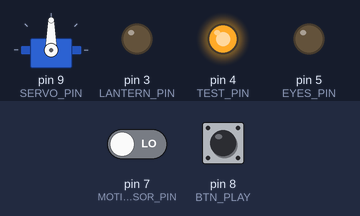
The sketch below on a simulated Arduino Uno, built with avr-gcc and run on an emulated ATmega328P. Shown: servo, output pins drawn as LEDs (lit = HIGH). Inputs (shaded band) come from the test bench; at power-on: pin 7 (MOTION_SENSOR_PIN) LOW, pin 8 (BTN_PLAY) LOW.

Above: at 16.11 s.
At 17.7 s:
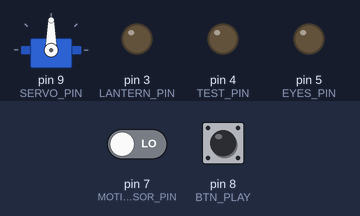
Timing chart, 0 to 19.7 s (numbered marks = the images above):
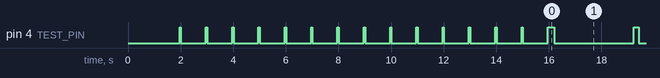

The sketch:

HelloWitch.ino
```cpp
#include "fade.h"
#include "MP3Player.h"
#include "BlinkLed.h"
#include "ServoController.h"

//Pins

#define LANTERN_PIN 3
#define TEST_PIN 4
#define EYES_PIN 5

#define MOTION_SENSOR_PIN  7


#define BTN_PLAY 8

#define MP3_RX 10
#define MP3_TX 11
#define SERVO_PIN 9

// seconds
int MOVING_TIME = 20;
int SLEEPING_TIME = 30;
int SOUND_TIME = 4;

unsigned long move_start_ms;
unsigned long blink_start_ms;

int state = 0;
int mp3State = 0;

//Classes
FadeLED* eyesFade;
FadeLED* lanternFade;
BlinkLED* testBlink;
ServoController* servo;

MP3Player* mp3Plyer;

void setup() {
  //Serial.begin(9600);

  eyesFade = new FadeLED(EYES_PIN,0.5);
  lanternFade = new FadeLED(LANTERN_PIN,2.0);
  testBlink = new BlinkLED(TEST_PIN, 3000, 200);
  servo = new ServoController(SERVO_PIN);

  pinMode(BTN_PLAY, INPUT);
  pinMode(TEST_PIN, OUTPUT);
  pinMode(MOTION_SENSOR_PIN, INPUT);

  digitalWrite(TEST_PIN, LOW);

  mp3Plyer = new MP3Player(MP3_RX, MP3_TX);
  mp3Plyer->setVolume(25);

  //Init sensors
  for(int  i = 0; i < 15; i++) {
    //Serial.print(".");
    delay(950);
    digitalWrite(TEST_PIN, HIGH);
    delay(50);
    digitalWrite(TEST_PIN, LOW);
  }

  //Serial.println("Ready");
  move_start_ms = millis();
}

void loop()
{
  unsigned long timeout = millis() - move_start_ms;

  if (state == 0)
  {
    testBlink->update();
    if (timeout < SLEEPING_TIME * 1000)
    {
      delay(10);
      return;
    }

    if (wakeUp())
    {
      state = 1;
      mp3State = 0;
      digitalWrite(TEST_PIN, HIGH);
      move_start_ms = millis();
      return;
    }

    delay(100);
    return;
  }

  updateFades();
  updateServo();
  if (mp3State == 0 && timeout >= SOUND_TIME * 1000)
  {
    mp3State = 1;
    mp3Plyer->play();
    delay(100);
  }

  delay(1);

  if (timeout <= MOVING_TIME * 1000) {
    return;
  }


  if (state == 1)
  {
    state = 2;
    move_start_ms = millis();
    return;
  }

  digitalWrite(TEST_PIN, LOW);
  state = 0;
  mp3State = 0;
  delay(10);
  blink_start_ms = millis() + 3000;
  testBlink->reset();
  move_start_ms = millis();

}

void updateFades()
{
  eyesFade->update(state);
  lanternFade->update(state);
}

void updateServo()
{
  servo->update(state);
}

bool wakeUp()
{
  return digitalRead(MOTION_SENSOR_PIN) == HIGH || digitalRead(BTN_PLAY) == HIGH;
  //int pinState = digitalRead(BTN_PLAY) == HIGH;
  //int pinState = digitalRead(MOTION_SENSOR_PIN);
  //Serial.print("Sensor: ");
  //Serial.println(pinState);
  //return pinState == HIGH;
}
```

BlinkLed.h
```cpp
#include "arduino.h"

class BlinkLED
{
    public:

        BlinkLED(int pin, int interval, int blink)
        {
            LED_PIN = pin;
            INTERVAL = interval;
            BLINK = blink;
            lastBlink = 0;
            state = LOW;

            pinMode(LED_PIN, OUTPUT);
            digitalWrite(LED_PIN, state);
        }

        ~BlinkLED();

        void update()
        {
            unsigned long currentMillis = millis();

            int test = (state == HIGH) ? BLINK : INTERVAL;
            if (currentMillis - lastBlink >= test)
            {
                lastBlink = currentMillis;
                state = !state;
                digitalWrite(LED_PIN, state);
            }
        }

        void reset()
        {
            lastBlink = millis();
            state = LOW;
            digitalWrite(LED_PIN, state);
        }

    private:
        int LED_PIN;
        int INTERVAL;
        int BLINK;
        unsigned long lastBlink;
        int state;
};
```

MP3Player.h
```cpp
#include "arduino.h"
#include "SoftwareSerial.h"

class MP3Player
{
    public:
        bool sleeping = false;

        MP3Player(int rxPin, int txPin)
        {
            _serial = new SoftwareSerial(rxPin, txPin);
            _serial->begin(9600);
        }

        ~MP3Player();

        void reset()
        {
            execute_CMD(Mp3_Commands_Reset);
        }
        void sleep()
        {
            execute_CMD(Mp3_Commands_Sleep);
            sleeping = true;
        }
        void awake()
        {
            execute_CMD(Mp3_Commands_Awake);
            sleeping = false;
        }
        void play()
        {
            execute_CMD(Mp3_Commands_Start,5);
        }
        void pause()
        {
            execute_CMD(Mp3_Commands_Pause);
        }
        void stop()
        {
            execute_CMD(Mp3_Commands_Stop);
        }
        void next()
        {
            execute_CMD(Mp3_Commands_PlayNextTrack);
        }
        void previous()
        {
            execute_CMD(Mp3_Commands_PlayPrevTrack);
        }
        void setVolume(byte volume) // 0-30
        {
            volume = constrain(volume, 0, 30);
            execute_CMD(Mp3_Commands_SetVolume, volume);
        }
    private:
        SoftwareSerial* _serial;

        void execute_CMD(byte CMD, byte Par2 = 0, byte ack = 0)
        {
            byte Par1 = 0;
            byte command[10] = {
                START_BYTE,
                VERSION_BYTE,
                COMMAND_LENGHT,
                CMD,
                ack,
                Par1,
                Par2,
                0,
                0,
                END_BYTE
            };
            unsigned int checksum = 0 - (VERSION_BYTE + COMMAND_LENGHT + CMD + ack + Par1 + Par2);
            command[7] = (byte)(checksum >> 8);
            command[8] = (byte)(checksum & 0xFF);
            for (int i = 0; i < 10; i++)
            {
                _serial->write(command[i]);
            }
        }
    //protected:
        // command structure
        const byte START_BYTE = 0x7E;
        const byte VERSION_BYTE = 0xFF;
        const byte COMMAND_LENGHT = 0x06;
        const byte END_BYTE = 0xEF;
        //const byte Acknowledge = 0x00; //Returns info with command 0x41 [0x01: info, 0x00: no info]

        const byte ackYes  = 0x01;
        const byte ackNo   = 0x00;

        enum Mp3_Commands
        {
            Mp3_Commands_None = 0x00,
            Mp3_Commands_PlayNextTrack = 0x01,
            Mp3_Commands_PlayPrevTrack = 0x02,
            Mp3_Commands_PlayGlobalTrack = 0x03,
            Mp3_Commands_IncVolume = 0x04,
            Mp3_Commands_DecVolume = 0x05,
            Mp3_Commands_SetVolume = 0x06,
            Mp3_Commands_SetEq = 0x07,
            Mp3_Commands_LoopGlobalTrack = 0x08,
            Mp3_Commands_SetPlaybackMode = 0x08,
            Mp3_Commands_SetPlaybackSource = 0x09,
            Mp3_Commands_Sleep = 0x0a,
            Mp3_Commands_Awake = 0x0b,
            Mp3_Commands_Reset = 0x0c,
            Mp3_Commands_Start = 0x0d,
            Mp3_Commands_Pause = 0x0e,
            Mp3_Commands_PlayFolderTrack = 0x0f,
            Mp3_Commands_RepeatPlayInRoot = 0x11,
            Mp3_Commands_PlayMp3FolderTrack = 0x12,
            Mp3_Commands_PlayAdvertTrack = 0x13,
            Mp3_Commands_PlayFolderTrack16 = 0x14,
            Mp3_Commands_StopAdvert = 0x15,
            Mp3_Commands_Stop = 0x16,
            Mp3_Commands_LoopInFolder = 0x17,
            Mp3_Commands_PlayRandmomGlobalTrack = 0x18,
            Mp3_Commands_RepeatPlayCurrentTrack = 0x19,
            Mp3_Commands_SetDacInactive = 0x1a,
            Mp3_Commands_Requests = 0x30, // after this is all request, before all actions
            Mp3_Commands_GetPlaySources = 0x3f, // deprecated due to conflict with replies
            Mp3_Commands_GetStatus = 0x42,
            Mp3_Commands_GetVolume = 0x43,
            Mp3_Commands_GetEq = 0x44,
            Mp3_Commands_GetPlaybackMode = 0x45,
            Mp3_Commands_GetSoftwareVersion = 0x46,
            Mp3_Commands_GetUsbTrackCount = 0x47,
            Mp3_Commands_GetSdTrackCount = 0x48,
            Mp3_Commands_GetFlashTrackCount = 0x49,
            Mp3_Commands_GetUsbCurrentTrack = 0x4b,
            Mp3_Commands_GetSdCurrentTrack = 0x4c,
            Mp3_Commands_GetFlashCurrentTrack = 0x4d,
            Mp3_Commands_GetFolderTrackCount = 0x4e,
            Mp3_Commands_GetTotalFolderCount = 0x4f,
        };

};
```

ServoController.h
```cpp
#include "arduino.h"
#include <Servo.h>

class ServoController
{
  public:
    int MOVING_TIME = 10;

    int angle_start = 0; // 0°
    int angle_stop = 90; // 90°

    ServoController(int servoPin)
    {
      servo.attach(servoPin);
      servo.write(angle_stop * servoConst);

      delay(1000);
    }

    ~ServoController();

    void update(int dir)
    {
      if (lastDir != dir)
      {
        last_time = millis();
        deltaTime = 0;
        lastDir = dir;
        //Serial.println("New start");
      }


      deltaTime += (millis() - last_time);
      last_time = millis();

      if (deltaTime > MOVING_TIME * 1000)
      {
        return;
      }

      float progress = (float)deltaTime / (float)(MOVING_TIME * 1000);

      long angle = 0;
      if (dir == 1) {
        angle = map(deltaTime, 0, MOVING_TIME * 1000, angle_stop * servoConst, angle_start * servoConst);
      } else {
        angle = map(deltaTime, 0, MOVING_TIME * 1000, angle_start * servoConst, angle_stop * servoConst);
      }
      //Serial.print(angle);Serial.print(" ");
      servo.write(angle);
    }
  private:
    Servo servo;
    double servoConst = 90.00 / 90.00;
    int lastDir = -1;
    unsigned long last_time = 0;
    unsigned long deltaTime = 0;
};
```

fade.h
```cpp
#include "arduino.h"

class FadeLED
{
    public:

        FadeLED(int pin, float spd)
        {
            LED_PIN = pin;
            progress = 0.0;

            speed = spd / 1000.0;

            pinMode(LED_PIN, OUTPUT);
            analogWrite(LED_PIN, 0);

        }

	    ~FadeLED();

        void update(int direction)
        {
            if (direction == 1)
            {
                if (progress >= 1.0) return;
                if (progress < 1.0) progress += speed;
                if (progress > 1.0) progress = 1.0;
            }

            if (direction == 2)
            {
                if (progress <= 0.0) return;
                if (progress > 0.0) progress -= speed;
                if (progress < 0.0) progress = 0.0;
            }

            int brightness = (int)(255.0 * (progress * progress * progress));
            analogWrite(LED_PIN, brightness);
        }

    private:
        int LED_PIN;
        float speed = 1;
        float progress = 0.0;
};
```

Measured:
- by itself, pin 4 (TEST_PIN): goes 13 × (LOW 0.95 s, HIGH 0.05 s), LOW 0.95 s, 10 × (HIGH 0.25 s, LOW 3.0 s), 10 × (HIGH 0.20 s, LOW 3.0 s), HIGH 0.30 s, 15 × (LOW 3.0 s, HIGH 0.20 s), then LOW
